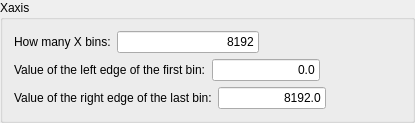
      <widget class="Q3ButtonGroup" name="buttonGroup11">
       <property name="title">
        <string>Xaxis</string>
       </property>
       <layout class="QVBoxLayout">
        <item>
         <layout class="QHBoxLayout">
          <item>
           <widget class="QLabel" name="textLabel1_3">
            <property name="text">
             <string>How many X bins:</string>
            </property>
            <property name="wordWrap">
             <bool>false</bool>
            </property>
           </widget>
          </item>
          <item>
           <widget class="QLineEdit" name="lineEdit_bins_x2">
            <property name="text">
             <string>8192</string>
            </property>
            <property name="maxLength">
             <number>8</number>
            </property>
            <property name="alignment">
             <set>Qt::AlignRight</set>
            </property>
           </widget>
          </item>
          <item>
           <spacer name="spacer23">
            <property name="orientation">
             <enum>Qt::Horizontal</enum>
            </property>
            <property name="sizeType">
             <enum>QSizePolicy::Expanding</enum>
            </property>
            <property name="sizeHint" stdset="0">
             <size>
              <width>81</width>
              <height>20</height>
             </size>
            </property>
           </spacer>
          </item>
         </layout>
        </item>
        <item>
         <layout class="QHBoxLayout">
          <item>
           <widget class="QLabel" name="textLabel1_2_3">
            <property name="text">
             <string>Value of the left edge of the first bin:</string>
            </property>
            <property name="alignment">
             <set>Qt::AlignVCenter</set>
            </property>
            <property name="wordWrap">
             <bool>false</bool>
            </property>
           </widget>
          </item>
          <item>
           <widget class="QLineEdit" name="lineEdit_first_bin_x2">
            <property name="text">
             <string>0.0</string>
            </property>
            <property name="maxLength">
             <number>8</number>
            </property>
            <property name="alignment">
             <set>Qt::AlignRight</set>
            </property>
           </widget>
          </item>
          <item>
           <spacer name="spacer24">
            <property name="orientation">
             <enum>Qt::Horizontal</enum>
            </property>
            <property name="sizeType">
             <enum>QSizePolicy::Expanding</enum>
            </property>
            <property name="sizeHint" stdset="0">
             <size>
              <width>81</width>
              <height>20</height>
             </size>
            </property>
           </spacer>
          </item>
         </layout>
        </item>
        <item>
         <layout class="QHBoxLayout">
          <item>
           <widget class="QLabel" name="textLabel1_2_2_2">
            <property name="text">
             <string>Value of the right edge of the last bin:</string>
            </property>
            <property name="alignment">
             <set>Qt::AlignVCenter</set>
            </property>
            <property name="wordWrap">
             <bool>false</bool>
            </property>
           </widget>
          </item>
          <item>
           <widget class="QLineEdit" name="lineEdit_last_bin_x2">
            <property name="text">
             <string>8192.0</string>
            </property>
            <property name="alignment">
             <set>Qt::AlignRight</set>
            </property>
           </widget>
          </item>
          <item>
           <spacer name="spacer25">
            <property name="orientation">
             <enum>Qt::Horizontal</enum>
            </property>
            <property name="sizeType">
             <enum>QSizePolicy::Expanding</enum>
            </property>
            <property name="sizeHint" stdset="0">
             <size>
              <width>71</width>
              <height>21</height>
             </size>
            </property>
           </spacer>
          </item>
         </layout>
        </item>
       </layout>
      </widget>
